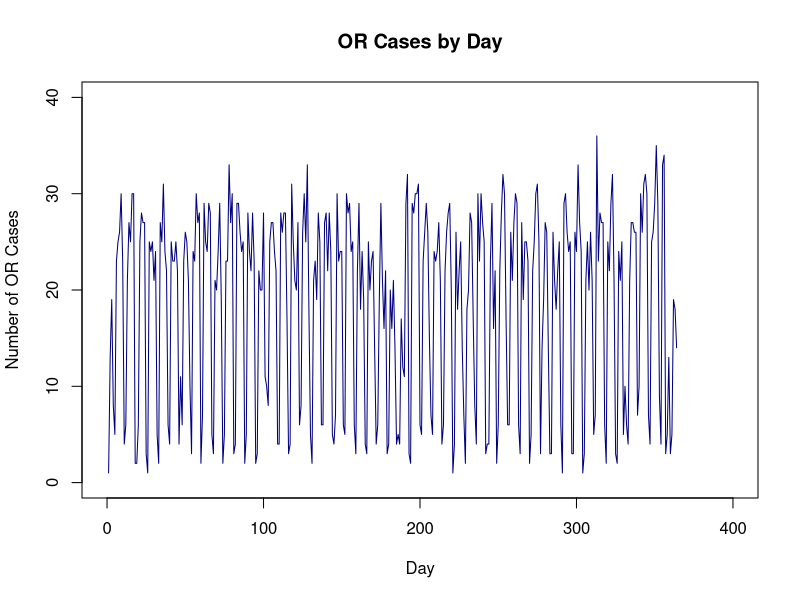
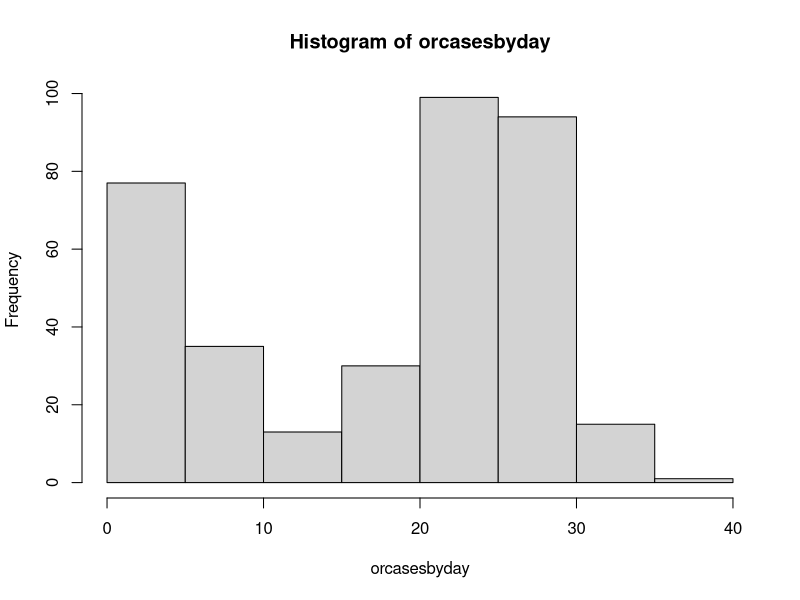
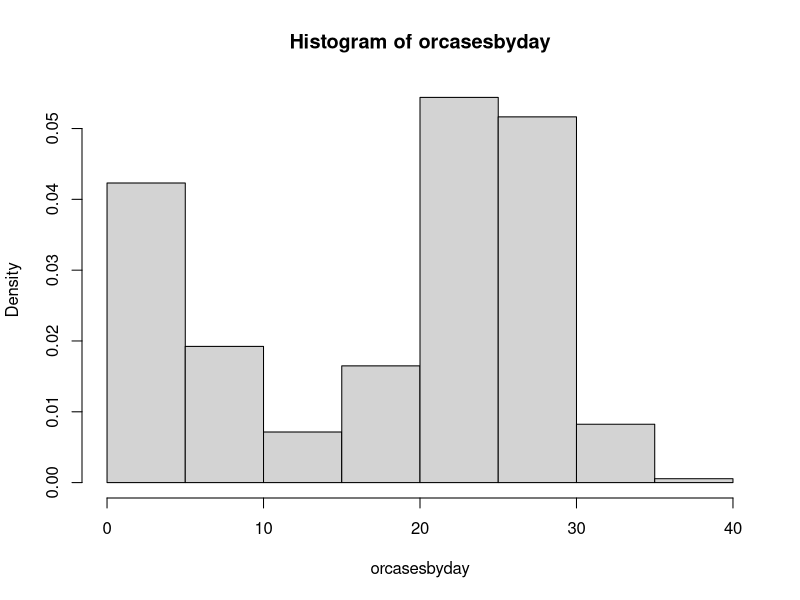
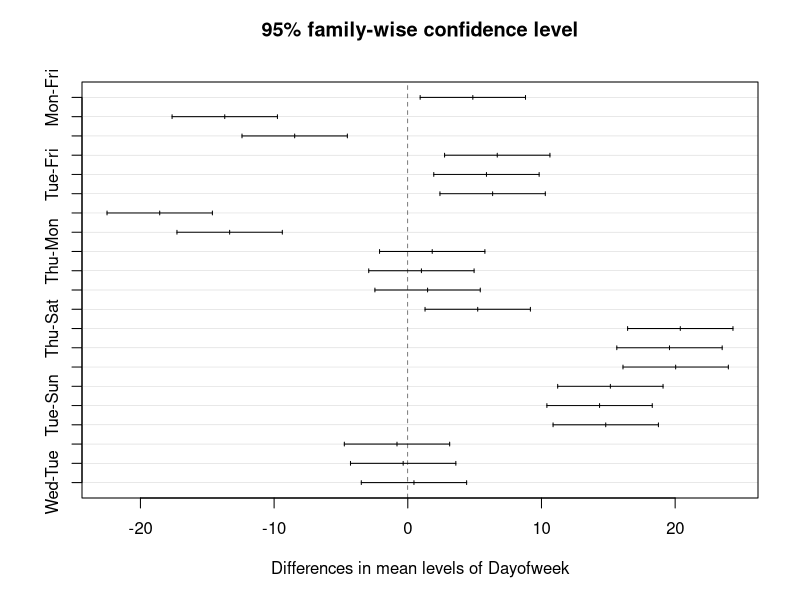
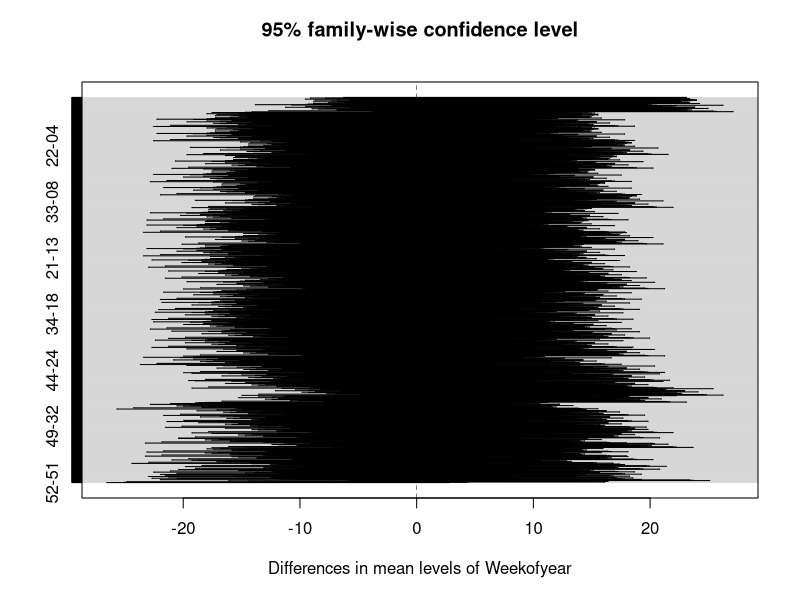
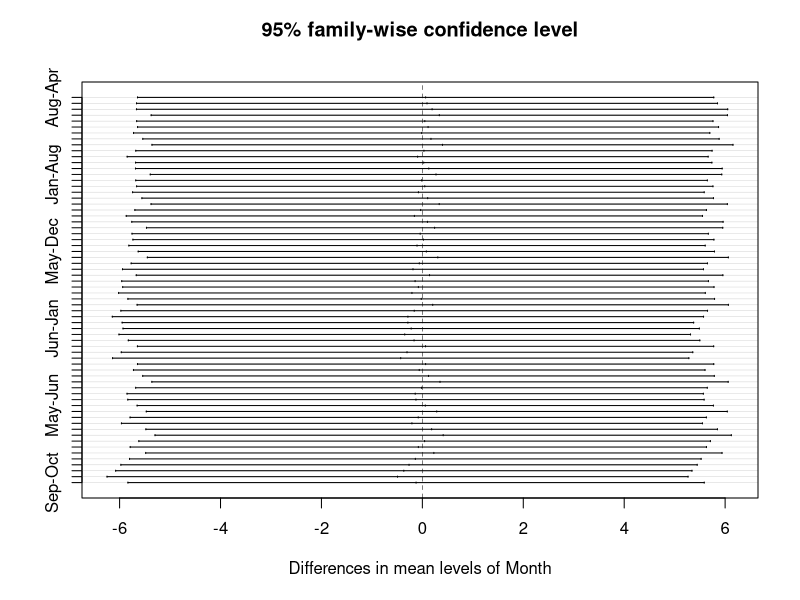

The R source for these figures, in order: (Note: this script raises an error after producing the figures.)
# Dawei Wang
# February 13, 2019
# Workshop 3: Statistical Analysis

library(ggplot2)
library(openxlsx)

# Objectives: Calculate descriptive statistics, perform graphical analyses
# and conduct statistical hypothesis tests.

# Several challenges have questions. You do not need to answer these
# questions in your scripts. They are there to help you understand 
# what your analyses are telling you.

# Budget your time:
# 30 minutes, read data & descriptive statistics (Challenges 1-6)
# 45 minutes, graphical analysis (Challenges 7-19)
# 45 minutes, ANOVA (Challenges 20-21)
# 45 minutes, Multiple Regression (Challenges 22-25)
#
# If you're running behind, skip ahead. If you don't finish all
# the challenges, that's OK. Just make a good effort and get as 
# far as you can.

# Challenge 0: Create a new script and add a multi-line comment
# at the top with the name of the workshop, your name, and the date. 
# Save the script in your R script folder.

# MEASURE. In the Measure phase, we generate descriptive statistics 
# and perform graphical analyses to understand our data better.

# Challenge 1: Read "OR Cases.csv" into a data.frame.
orcasescsvdata<-read.csv("oRCases.csv", header=TRUE, fileEncoding = "UTF-8-BOM")
# "UTF-8-BOM"removes i... when referencing data frame column

# Challenge 2: Keep only the first 2 columns of the
# data.frame. The remaining columns have only NA values.

csvdata<-orcasescsvdata[,c(1,2)]
# assign first 2 columns to new data frame 

# Challenge 3: Eliminate all rows of the data.frame
# where the Date is blank (""). You should now have
# a table with no blank rows or columns.

csvdata = orcasescsvdata[orcasescsvdata["Date"] != "",]

# Challenge 4: Convert the Date column to R dates.
print(csvdata["Date"] != "")
print(csvdata$Date) #print the dates as list
csvdata$Date = as.Date(csvdata$Date, "%d-%b-%y") #print as R dates


# Challenge 5: For number of cases, calculate the summary statistics 
# of location: mean, median, min, max, 1st quartile, 3rd quartile.
# Q: Is the distribution symmetric around the mean?
# Tutorial: https://www.statmethods.net/stats/descriptives.html.
summary(csvdata$Number.of.cases)


# Challenge 6: For number of cases, calculate the summary statistics 
# of spread: standard deviation, variance, range.
# Q: Is the spread wide or narrow?
# WARNING: Make sure the range = max - min.

sapply(csvdata$Number.of.cases, range, na.rm=TRUE)
sapply(csvdata$Number.of.cases, sd, na.rm=TRUE)
sapply(csvdata$Number.of.cases, var, na.rm=TRUE)
#sapply(data.frame$column, statistic, na.rm=TRUE omits NA values)

# Challenge 7: (1) Plot a trend chart of OR cases over time.
# (b) Make sure the x and y axes nave nice titles.
# (c) Make sure the y axis has nice, round number endpoints.
# (d) Add a title.
# Q: Do you see a trend? Seasonality? Do you see stratification,
# where the samples seem to be taken from two or more different populations?
plot(csvdata$Number.of.cases,
     type="l",
     main="OR Cases by Day",
     xlab="Day",
     ylab="Number of OR Cases",
     col="navy",
     xlim=c(0,400),
     ylim=c(0,40))


# Challenge 8: (a) Plot a histogram of OR cases by day.
# (b) Make sure the x- and y-axis scales have nice, round numbers.
# (c) Make sure the bins have nice, round number breakpoints.
# Q: Is the distribution symmetric around the mean? Is the spread
# wide or narrow? Do you see stratification, where the samples seem 
# to be taken from two or more different populations?

orcasesbyday<-csvdata$Number.of.cases
hist<-hist(orcasesbyday) # hist(VARIABLENAME) plot histogram

# Challenge 9: Plot a histogram of OR cases by day, 
# this time as a probability density. Make sure
# the x- and y-axis scales have nice, round numbers,
# and make sure the bins have nice, round number
# breakpoints.

hist1<-hist(orcasesbyday, freq = FALSE)

# Challenge 10: Supplement your data.frame with three 
# new columns: day of week, week of year, month.
csvdata$Dayofweek=format(as.Date(csvdata$Date),"%a")
csvdata$Weekofyear=format(as.Date(csvdata$Date),"%V")
csvdata$Month=format(as.Date(csvdata$Date),"%b")



# Challenge 11: Add a new column, "Weekday", to the data.frame.
# Initialize its value to "Weekday", even it the day falls on
# a weekend. Print the first 10 lines.
csvdata$Weekday="Weekday"
head(csvdata$Weekday,10)


# Challenge 12: Create a test of whether a day falls on a weekend.
# Hint: https://stackoverflow.com/questions/11612235/select-rows-from-a-data-frame-based-on-values-in-a-vector
# Hint: Use the is.element function.
# Tutorial: Learn how to use R's built-in help: https://www.r-project.org/help.html.
# In RStudio, if you type "?.is.element" (without the quotes) into the Console,
# you will see the help in the Help pane. (If you don't see the Help pane,
# go to the View menu and select Panes/Show All Panes.)

is.element(csvdata$Dayofweek,c("Sat","Sun"))


# Challenge 13: Use the test from the prior challenge to set the values in
# the Weekday column to Weekend if the day falls on Sat or Sun.
# Print the first 10 rows to make sure you're getting the correct results.
csvdata[is.element(csvdata$Dayofweek,c("Sat","Sun")),"Weekday"]="Weekend"

# NOTE: If you are running short of time, skip to Challenge 20.

# Challenge 14: Get the subset of data that falls on a week day.
# Print the first 10 rows.
# Hint: https://stackoverflow.com/questions/7381455/filtering-a-data-frame-by-values-in-a-column


# Challenge 15: Create a histogram of the number of week day OR cases.
# Q: What distribution does the data seem to follow?


# Challenge 16: Create a histogram of the natural log of the number 
# of week day OR cases.
# Q: Does the tranformed data look more "normal" than in the prior challenge?


# Challenge 17: Get the subset of data that falls on a weekend.
# Hint: https://stackoverflow.com/questions/7381455/filtering-a-data-frame-by-values-in-a-column


# Challenge 18: Create a histogram of the number of weekend OR cases.
# Q: What distribution does the data seem to follow? Is the data
# stratified?


# Challenge 19: Create a histogram of the natural log of the number 
# of weekend OR cases.
# Q: What distribution does the data seem to follow? Is the data
# stratified?


# ANALYZE: Perform analyses to understanding what is causing 
# the behavior of the system.

# Challenge 20: Perform an ANOVA of the number of OR cases to see if 
# the variation in the number of cases is driven by year, month, week,
# weekend, and day of week. Print the summary table.
# Tutorials: https://www.statmethods.net/stats/anova.html,
# https://www.rdocumentation.org/packages/stats/versions/3.5.2/topics/formula
# Q: Which factors are statistically significant? Why do the factors
# have the degrees of freedom that they have? Do the results make the case
# for daily, weekly, monthly, or yearly seasonality?
head(csvdata,10)

# One Way Anova (Completely Randomized Design)
analysis<-aov(Number.of.cases~Dayofweek+Weekofyear+Month,data = csvdata)
anova(analysis)
summary(analysis)



# Challenge 21: Using the ANOVA results, perform TukeyHSD tests
# to see which Months, Weeks, Weekday vs. Weekend, and Days are
# different from the others.
# Plot the results. (This will result in one plot per factor.)

plot(TukeyHSD(aov(analysis)))
anovaplot<-hist(analysis)

# Challenge 22: Perform a multiple regression of the number of OR cases
# as a function of Date, Week, Weekday and Day. Print the
# summary table.
# Q: Is the model statistically different from zero (p-value < 0.05)?
# Is the model is predictive (Adjusted R-squared > 0.95).
# Is Date's coefficient consistent with an increasing trend?
# Note: Even if the model is not predictive, if it is statistically
# different from zero, then it is good for hypothesis testing of
# whether the independent variables (factors) affect the dependent
# variable (response).
# Tutorial: https://www.statmethods.net/stats/regression.html
regression<-lm(Number.of.cases~Dayofweek+Weekofyear+Month ,data = csvdata)
summary(regression)
#lm is for regression

# Challenge 23: Print the regression's ANOVA table. 
# Q: Which, if any, of the independent variables are statistically 
# significant? Is there evidence for a trend? For annual or
# weekly seasonality?
anova(regression)


# Challenge 24: Print the 95% confidence interval table.
confint(regression, level = 0.95)

# Challenge 25: Plot the diagnostics. Regression assumes
# normally distributed residuals, independent data points, 
# and constant variance (homoscedasticity). Do regression's
# assumptions seem to be satisfied? 

# diagnostic plots 
layout(matrix(c(1,2,3,4),2,2)) # optional 4 graphs/page 
plot(regression)

# If you have time, go back and complete any challenges you
# skipped. Also answer the questions to ensure you understand
# how to derive insights from the analyses.

# When you're done, copy this script, paste it into Canvas's
# text box, and submit it for credit. You must submit by
# the end of class; no late submissions will be accepted.